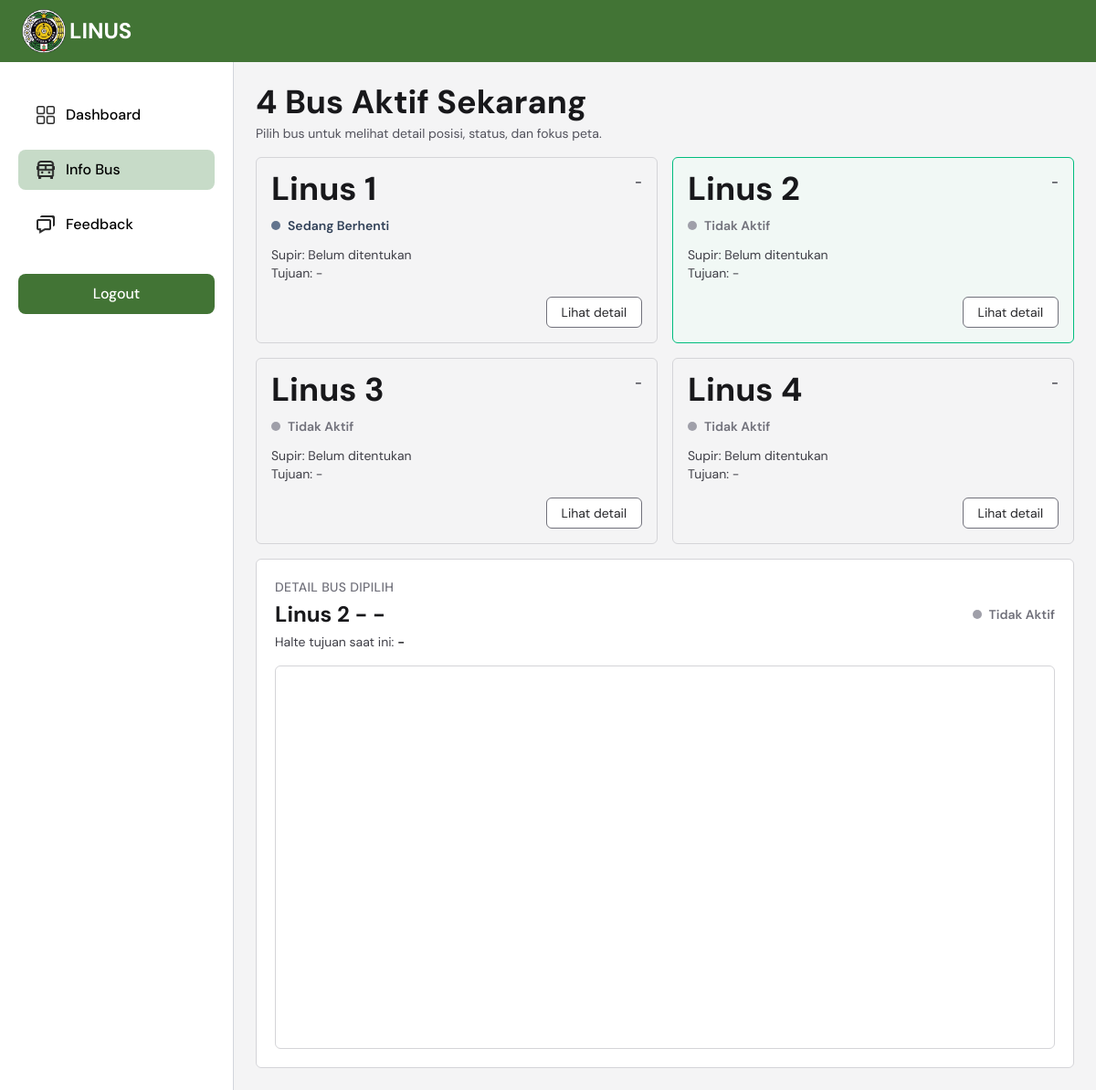
The page /bus-info?page=info_bus&bus_id=6 (signed in) on the database its author committed.
### tables this page shows
CREATE TABLE `bus` (
  `id_bus` int NOT NULL,
  `nama_bus` varchar(20) NOT NULL
);

### logic/bus_service.php (called while the page is built, shortened)
<?php
if (!function_exists('bus_compute_status')) {
    function bus_compute_status(?string $recordedAt): array
    {
        if (!$recordedAt) {
            return [
                'status_key' => 'tidak_aktif',
                'status_label' => 'Tidak Aktif',
                'last_seen_sec' => null,
            ];
        }
        $now = new DateTimeImmutable('now');
        $recorded = new DateTimeImmutable($recordedAt);
        $diffSeconds = abs($now->getTimestamp() - $recorded->getTimestamp());
        return [
            'status_key' => 'sedang_berhenti',
            'status_label' => 'Sedang Berhenti',
            'last_seen_sec' => $diffSeconds,
        ];
    }
}
if (!function_exists('bus_get_conn')) {
    function bus_get_conn(): mysqli
    {
        $conn = $GLOBALS['conn'] ?? null;
        return $conn;
    }
}
if (!function_exists('bus_fetch_all')) {
    function bus_fetch_all(mysqli $conn): array
    {
        $sql = '
            SELECT
                b.id_bus,
                b.nama_bus,
                NULL AS plat,
                s.nama_supir,
                o.lokasi AS tujuan,
                bl.lat,
                bl.lng,
                bl.recorded_at
            FROM bus b
            LEFT JOIN (
                SELECT o1.*
                FROM operasional o1
                INNER JOIN (
                    SELECT id_bus, MAX(id_operasional) AS max_id
                    FROM operasional
                    GROUP BY id_bus
                ) o2 ON o1.id_bus = o2.id_bus AND o1.id_operasional = o2.max_id
            ) o ON o.id_bus = b.id_bus
            LEFT JOIN supir s ON s.id_supir = o.id_supir
            LEFT JOIN bus_location bl ON bl.id_bus = b.id_bus
            ORDER BY b.id_bus ASC
        ';
        $result = mysqli_query($conn, $sql);
        $buses = [];
        while ($row = mysqli_fetch_assoc($result)) {
            $status = bus_compute_status($row['recorded_at'] ?? null);
            $lat = $row['lat'] !== null ? (float) $row['lat'] : null;
            $lng = $row['lng'] !== null ? (float) $row['lng'] : null;
            $buses[] = [
                'id' => (int) $row['id_bus'],
                'label' => $row['nama_bus'] ?: 'Bus Linus',
                'plat' => $row['plat'] ?? '',
                'supir' => $row['nama_supir'] ?: 'Belum ditentukan',
                'tujuan' => $row['tujuan'] ?: '-',
                'status_key' => $status['status_key'],
                'status_label' => $status['status_label'],
                'last_seen_sec' => $status['last_seen_sec'],
                'location' => ($lat !== null && $lng !== null) ? [
                    'lat' => $lat,
                    'lng' => $lng,
                ] : null,
                'recorded_at' => $row['recorded_at'],
            ];
        }
        return $buses;
    }
}

### components/info_bus.php (the view, shortened to what this page needs)
<?php
require_once __DIR__ . '/../logic/bus_service.php';
$busList = bus_fetch_all(bus_get_conn());
$statusStyles = [
	'sedang_berjalan' => 'text-emerald-700',
	'menuju_halte' => 'text-amber-700',
	'sedang_berhenti' => 'text-slate-700',
	'tidak_aktif' => 'text-zinc-500',
];
$statusDotStyles = [
	'sedang_berjalan' => 'bg-emerald-600',
	'menuju_halte' => 'bg-amber-500',
	'sedang_berhenti' => 'bg-slate-500',
	'tidak_aktif' => 'bg-zinc-400',
];
$selectedBusId = isset($_GET['bus_id']) ? (int) $_GET['bus_id'] : 0;
$selectedBus = null;
foreach ($busList as $bus) {
	if ($bus['id'] === $selectedBusId) {
		$selectedBus = $bus;
		break;
	}
}
$totalBus = count($busList);
$busAktif = $totalBus;
?>
<section class="w-full min-h-full bg-zinc-100 p-4 md:p-6">
	<div class="mx-auto max-w-6xl space-y-4">
		<header>
			<h1 class="text-3xl font-bold text-zinc-900 md:text-4xl"><?= $busAktif ?> Bus Aktif Sekarang</h1>
			<p class="mt-1 text-sm text-zinc-600">Pilih bus untuk melihat detail posisi, status, dan fokus peta.</p>
		</header>
		<div class="grid grid-cols-[repeat(auto-fit,minmax(320px,1fr))] gap-4">
			<?php foreach ($busList as $index => $bus): ?>
				<?php
				$isSelected = ($selectedBusId > 0 && $selectedBusId === $bus['id']);
				$statusClass = $statusStyles[$bus['status_key']] ?? 'text-zinc-700';
				$statusDotClass = $statusDotStyles[$bus['status_key']] ?? 'bg-zinc-500';
				$detailUrl = '?page=info_bus&bus_id=' . urlencode((string) $bus['id']);
				$busLabel = $bus['label'] ?: ('Bus ' . ($index + 1));
				$busPlat = $bus['plat'] ?: '-';
				?>
				<article class="flex min-h-44 flex-col justify-between rounded-md border p-4 transition <?= $isSelected ? 'border-emerald-500 bg-emerald-50/40' : 'border-zinc-300 bg-zinc-100' ?>">
					<div>
						<div class="flex items-start justify-between gap-4">
							<h2 class="text-3xl font-bold leading-none text-zinc-900 md:text-4xl"><?= htmlspecialchars($busLabel, ENT_QUOTES, 'UTF-8') ?></h2>
							<p class="text-sm font-semibold text-zinc-700"><?= htmlspecialchars($busPlat, ENT_QUOTES, 'UTF-8') ?></p>
						</div>
						<div class="mt-3 flex items-center gap-2 text-sm font-semibold <?= $statusClass ?>">
							<span class="h-2.5 w-2.5 rounded-full <?= $statusDotClass ?>"></span>
							<span><?= htmlspecialchars($bus['status_label'], ENT_QUOTES, 'UTF-8') ?></span>
						</div>
						<p class="mt-3 text-sm text-zinc-700">Supir: <?= htmlspecialchars($bus['supir'], ENT_QUOTES, 'UTF-8') ?></p>
						<p class="text-sm text-zinc-700">Tujuan: <?= htmlspecialchars($bus['tujuan'], ENT_QUOTES, 'UTF-8') ?></p>
					</div>
					<div class="mt-4 flex justify-end">
						<a
							href="<?= $detailUrl ?>"
							class="inline-flex items-center rounded-md border border-zinc-500 bg-white px-4 py-1.5 text-sm text-zinc-800 transition hover:bg-zinc-50">
							Lihat detail
						</a>
					</div>
				</article>
			<?php endforeach; ?>
		</div>
		<?php if ($selectedBus !== null): ?>
			<?php
			$selectedStatusClass = $statusStyles[$selectedBus['status_key']] ?? 'text-zinc-700';
			$selectedStatusDotClass = $statusDotStyles[$selectedBus['status_key']] ?? 'bg-zinc-500';
			$mapUrl = 'components/map.html?mode=detail&bus_id=' . urlencode((string) $selectedBus['id']);
			$selectedLabel = $selectedBus['label'] ?: 'Bus Linus';
			$selectedPlat = $selectedBus['plat'] ?: '-';
			?>
			<section class="rounded-md border border-zinc-300 bg-white p-5">
				<div class="flex flex-col gap-3 md:flex-row md:items-center md:justify-between">
					<div>
						<p class="text-sm font-medium uppercase tracking-wide text-zinc-500">Detail Bus Dipilih</p>
						<h3 class="mt-1 text-xl font-bold text-zinc-900 md:text-2xl">
							<?= htmlspecialchars($selectedLabel, ENT_QUOTES, 'UTF-8') ?> - <?= htmlspecialchars($selectedPlat, ENT_QUOTES, 'UTF-8') ?>
						</h3>
						<p class="mt-1 text-sm text-zinc-700">
							Halte tujuan saat ini: <span class="font-semibold text-zinc-900"><?= htmlspecialchars($selectedBus['tujuan'], ENT_QUOTES, 'UTF-8') ?></span>
						</p>
					</div>
					<div class="flex items-center gap-2 text-sm font-semibold <?= $selectedStatusClass ?>">
						<span class="h-2.5 w-2.5 rounded-full <?= $selectedStatusDotClass ?>"></span>
						<span><?= htmlspecialchars($selectedBus['status_label'], ENT_QUOTES, 'UTF-8') ?></span>
					</div>
				</div>
				<div class="mt-4 h-85 overflow-hidden rounded-md border border-zinc-300 md:h-105">
					<iframe src="<?= $mapUrl ?>" title="Map Detail Bus" class="h-full w-full"></iframe>
				</div>
			</section>
		<?php endif; ?>
	</div>
</section>

### index.php (style rules this page uses)
body { font-family: 'DM Sans', sans-serif; }

### rows shown on the page
bus: nama_bus "Linus 1", busPlat "-", status_label "Sedang Berhenti", supir "Belum ditentukan", tujuan "-"
bus: nama_bus "Linus 2", busPlat "-", status_label "Tidak Aktif", supir "Belum ditentukan", tujuan "-"
bus: nama_bus "Linus 3", busPlat "-", status_label "Tidak Aktif", supir "Belum ditentukan", tujuan "-"
bus: nama_bus "Linus 4", busPlat "-", status_label "Tidak Aktif", supir "Belum ditentukan", tujuan "-"

### other values the page prints
$item['name'] "Dashboard"
$item['name'] "Info Bus"
$item['name'] "Feedback"
$busAktif "4"
$selectedPlat "-"
$selectedBus['tujuan'] "-"
$selectedBus['status_label'] "Tidak Aktif"
